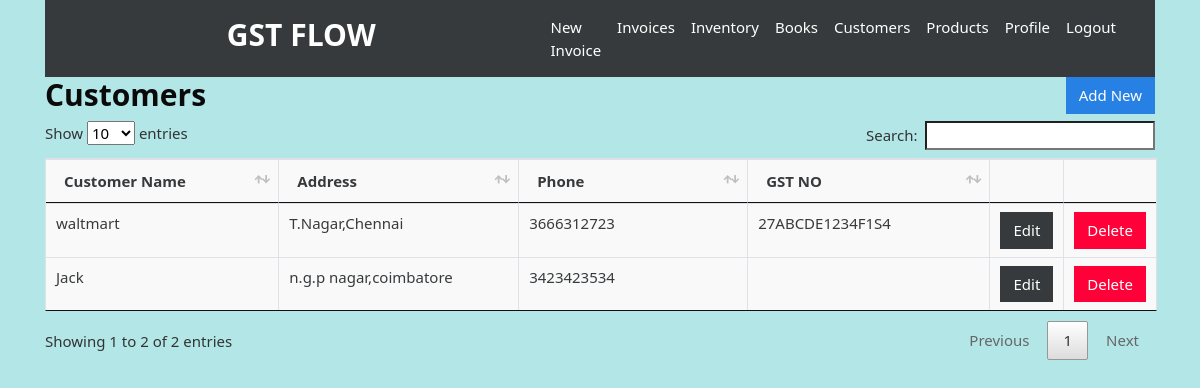
Page /customers (signed in) on the committed database.
### gstbillingapp/models.py (models this page shows, shortened)
class Customer(models.Model):
    user = models.ForeignKey(User, null=True, blank=True, on_delete=models.SET_NULL)
    customer_name = models.CharField(max_length=200)
    customer_address = models.TextField(max_length=600, blank=True, null=True)
    customer_phone = models.CharField(max_length=14, blank=True, null=True)
    customer_gst = models.CharField(max_length=15, blank=True, null=True)

### gstbillingapp/views.py (the view)
# urls.py: path('customers', views.customers, name='customers'),
@login_required
def customers(request):
    context = {}
    context['customers'] = Customer.objects.filter(user=request.user)
    return render(request, 'gstbillingapp/customers.html', context)

### gstbillingapp/templates/gstbillingapp/customers.html (shortened to what this page needs)
{% extends "gstbillingapp/base.html" %}
{% load static %}
{% block content %}
<div class="row">
	<div class="col">
		<h2 style="font-weight: bold;">Customers</h2>
	</div>
	<div class="col">
		<a href="{% url 'customer_add' %}" id="add_customer_btn"><button type="button" class="btn btn-primary">Add New</button></a>
	</div>
</div>
<table class="table table-bordered" id="customer-table">
	<thead>
		<tr>
			<th>Customer Name</th>
			<th>Address</th>
			<th>Phone</th>
			<th>GST NO</th>
			<th></th>
			<th></th>
		</tr>
	</thead>
	<tbody class="two-col-form">
		{% for customer in customers %}
		<tr>
			<td>{{customer.customer_name}}</td>
			<td>{{customer.customer_address}}</td>
			<td>{{customer.customer_phone}}</td>
			<td>{{customer.customer_gst}}</td>
			<td><a href="{% url 'customer_edit' customer.id %}"><button type="button" class="btn btn-dark">Edit</button></a></td>
			<td><button type="button" class="btn btn-danger" data-toggle="modal" data-target="#customerDeleteModal" data-customer-id="{{customer.id}}" data-customer-name="{{customer.customer_name}}">Delete</button></td>
		</tr>
		{% endfor %}
	</tbody>
</table>
{% endblock %}

### gstbillingapp/static/gstbillingapp/main.css (style rules this page uses)
.table-bordered td, .table-bordered th { padding: 0.25em; }
.table-bordered tbody td, .table-bordered tbody th, .table-bordered thead th, .table-bordered thead td { background: #f9f9f9; }
.two-col-form td, .two-col-form th { width: 25%; }
#add_customer_btn, #add_product_btn { float: right; }

### rows in the picture
Customer: customer_name "waltmart", customer_address "T.Nagar,Chennai", customer_phone "3666312723", customer_gst "27ABCDE1234F1S4"
Customer: customer_name "Jack", customer_address "n.g.p nagar,coimbatore", customer_phone "3423423534"
